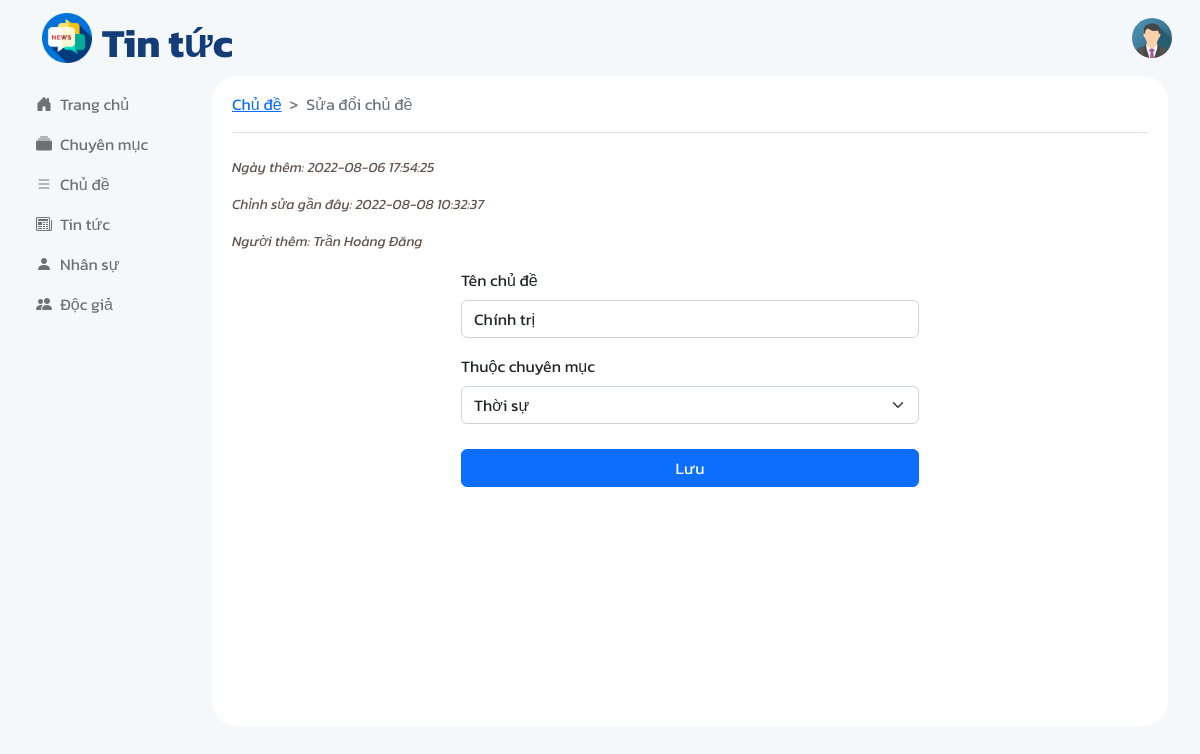
Screenshot of /admin/edit-topic.php?id=1 (signed in) with the database file from the repository.
### tables this page shows
CREATE TABLE `topics` (
  `id` int(11) NOT NULL,
  `name` varchar(200) NOT NULL,
  `adminID` int(11) NOT NULL,
  `categoryID` int(11) NOT NULL,
  `is_active` tinyint(10) NOT NULL DEFAULT 1,
  `created_at` timestamp NOT NULL DEFAULT current_timestamp(),
  `updated_at` timestamp NULL DEFAULT NULL ON UPDATE current_timestamp()
);

### admin/edit-topic.php (the view, shortened to what this page needs)
<?php
    include('../database/conn.php');
    $topic = $_GET['id'];
?>
<!DOCTYPE html>
<html lang="en">
<head>
    <link href="https://cdn.jsdelivr.net/npm/bootstrap@5.2.0-beta1/dist/css/bootstrap.min.css" rel="stylesheet">    <link rel="stylesheet" href="https://cdn.jsdelivr.net/npm/bootstrap-icons@1.8.2/font/bootstrap-icons.css">
    <link rel="stylesheet" href="https://cdn.jsdelivr.net/npm/bootstrap-icons@1.9.1/font/bootstrap-icons.css">
    <link rel="stylesheet" href="../public/css/style.css">
</head>
<body class="ad-bg">
    <?php include('components/header.php'); ?>
    <main class="container-fluid">
        <div class="row">
            <div class="col-lg-2 col-md-3 sidebar">
                <?php include('components/sidebar.php'); ?>
            </div>
            <div class="col-lg-10 col-md-9">
                <article class="ad-article">
                    <nav style="--bs-breadcrumb-divider: '>';" aria-label="breadcrumb" class="border-bottom pt-3">
                        <ol class="breadcrumb">
                            <li class="breadcrumb-item"><a href="topic.php">Chủ đề</a></li>
                            <li class="breadcrumb-item active" aria-current="page">Sửa đổi chủ đề</li>
                        </ol>
                    </nav>
                    <div class="mt-4">
                        <div class="information">
                            <?php
                                $sql = "SELECT created_at,updated_at FROM topics WHERE id = $topic";
                                $result = $conn->query($sql);
                                if($result->num_rows > 0){
                                    while($row = $result->fetch_assoc()){
                            ?>
                            <p>Ngày thêm: <?= $row['created_at'] ?></p>
                            <p>Chỉnh sửa gần đây: <?= isset($row['updated_at']) ? $row['updated_at'] : 'Chưa chỉnh sửa' ?></p>
                            <?php
                                    }
                                }
                            ?>
                            <?php
                                $sql = "SELECT admins.id AS id, admins.fname AS fname, admins.lname AS lname
                                FROM admins JOIN Topics ON admins.id=topics.adminID
                                WHERE topics.id = $topic";
                                $result = $conn->query($sql);
                                if($result->num_rows > 0){
                                    while($row = $result->fetch_assoc()){
                            ?>
                            <p>Người thêm: <?= $row['fname'] . ' ' . $row['lname'] ?></p>
                            <?php
                                    }
                                }
                            ?>
                        </div>
                        <form method="POST">
                            <div class="col-lg-6 col-12 m-auto">
                                <div class="mb-3">
                                    <label for="name" class="form-label">Tên chủ đề</label>
                                    <?php
                                        $sql = "SELECT name FROM topics WHERE id = $topic";
                                        $result = $conn->query($sql);
                                        if($result->num_rows > 0){
                                            while($row = $result->fetch_assoc()){
                                    ?>
                                    <input type="text" class="form-control" id="name" name="name" value="<?= $row['name'] ?>" aria-describedby="name" placeholder="Nhập tên chủ đề" required>
                                    <?php
                                            }
                                        }
                                    ?>
                                </div>
                                <div class="mb-3">
                                    <label for="category" class="form-label">Thuộc chuyên mục</label>
                                    <select class="form-select" name="category">
                                    <?php
                                        $sql = "SELECT topics.categoryID as categoryID, categories.name as category
                                        FROM topics JOIN categories ON topics.categoryID=categories.id
                                        WHERE topics.id = $topic";
                                        $result = $conn->query($sql);
                                        if($result->num_rows > 0){
                                            while($row = $result->fetch_assoc()){
                                    ?>
                                        <option value="<?= $row['categoryID'] ?>"><?= $row['category'] ?></option>
                                    <?php
                                            }
                                        }
                                    ?>
                                    </select>
                                </div>
                                <button type="submit" class="btn btn-primary btn-block" name="edit">Lưu</button>
                            </div>
                        </form>
                    </div>
                </article>
            </div>
        </div>
    </main>
</body>
</html>

### admin/components/header.php (shortened to what this page needs)
<?php
    $id = $_SESSION['admin'];
    $sql = "SELECT avatar FROM admins WHERE id = '$id'";
    $result = $conn->query($sql);
    $row = mysqli_fetch_assoc($result);
    $img = $row['avatar'];
?>
<header class="navbar navbar-expand-md">
    <div class="container-fluid">
        <a href="index.php" class="navbar-brand" id="brand">
            <img src="../public/images/logo.png" alt="Logo">
            <h1>Tin tức</h1>
        </a>
        <div class="d-flex jusity-content-end">
            <div class="dropdown me-3">
                <div class="dropdown" data-bs-toggle="dropdown">
                    <img src="../public/uploads/<?= $img ?>" id="avatar-dropdown" alt="">
                </div>
            </div>
        </div>
    </div>
</header>

### public/css/style.css (style rules this page uses)
* { box-sizing: border-box; margin: 0; padding: 0; }
body { font-family: 'Kanit', sans-serif; }
#brand { position: static; margin-left: 30px; }
#brand img { max-width: 50px; }
#brand h1 { font-weight: 700; color: #143C79; display: inline; position: absolute; bottom: 1px; margin-left: 10px; }
#avatar-dropdown { width:40px; height:40px; border-radius: 50%; }
.btn-block { width: 100%; margin-top: 2%; }
.ad-bg { background-color: #F5F8FB; }
.ad-article { background-color: #FFFFFF; border-radius: 25px; padding: 0 20px 10px 20px; margin-right: 20px; margin-bottom: 50px; min-height: 650px; }
.information > p { color: #1E0D03; opacity: 0.7; font-size: 14px; font-style: italic; }

### rows the page displays
topics: created_at "2022-08-06 17:54:25", updated_at "2022-08-08 10:32:37", name "Chính trị"

### other values shown
$row['fname'] "Trần Hoàng"
$row['lname'] "Đăng"
form field category "Thời sự"
